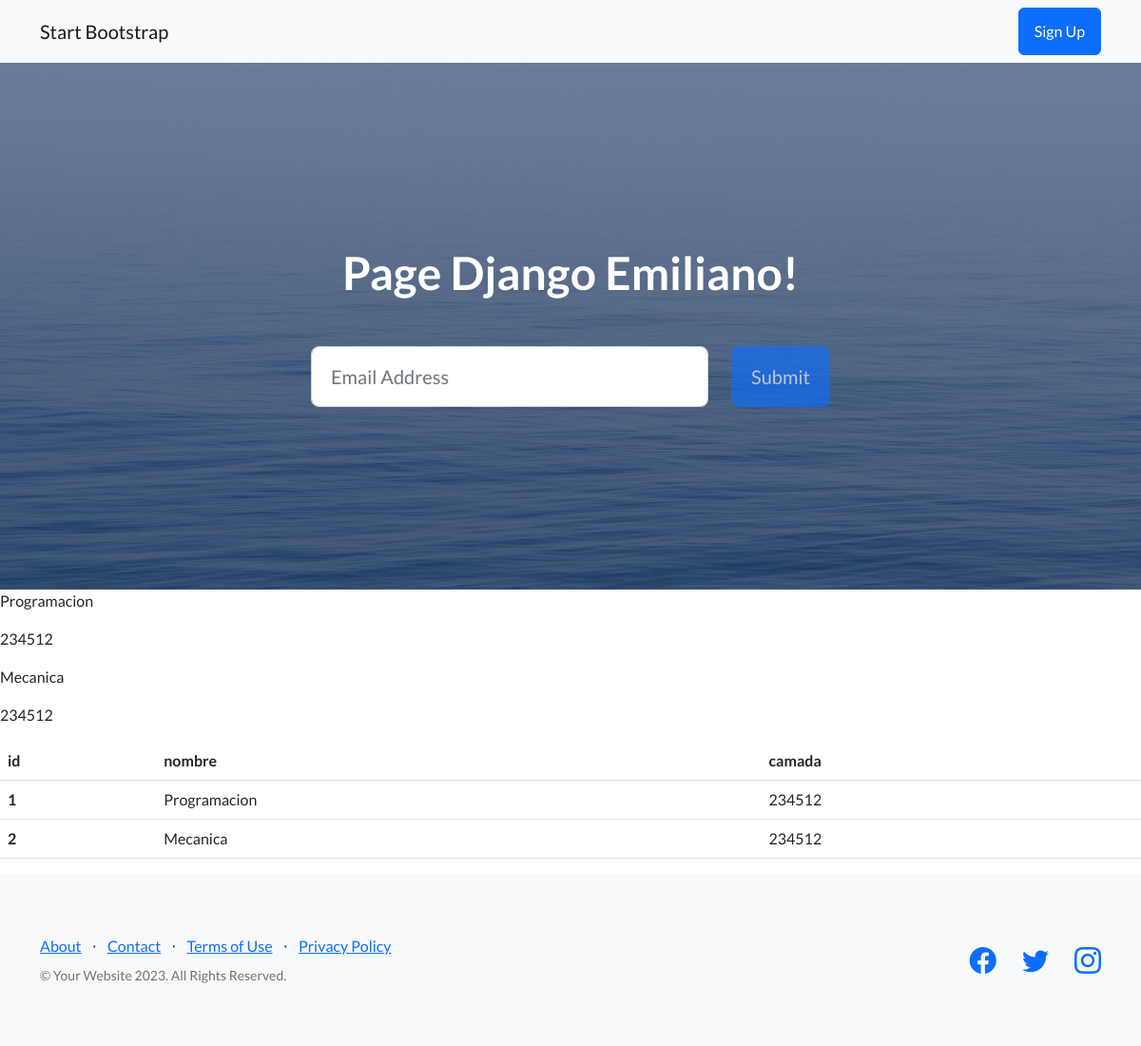
Page /AppCoder/ver_cursos on the earlier database version.
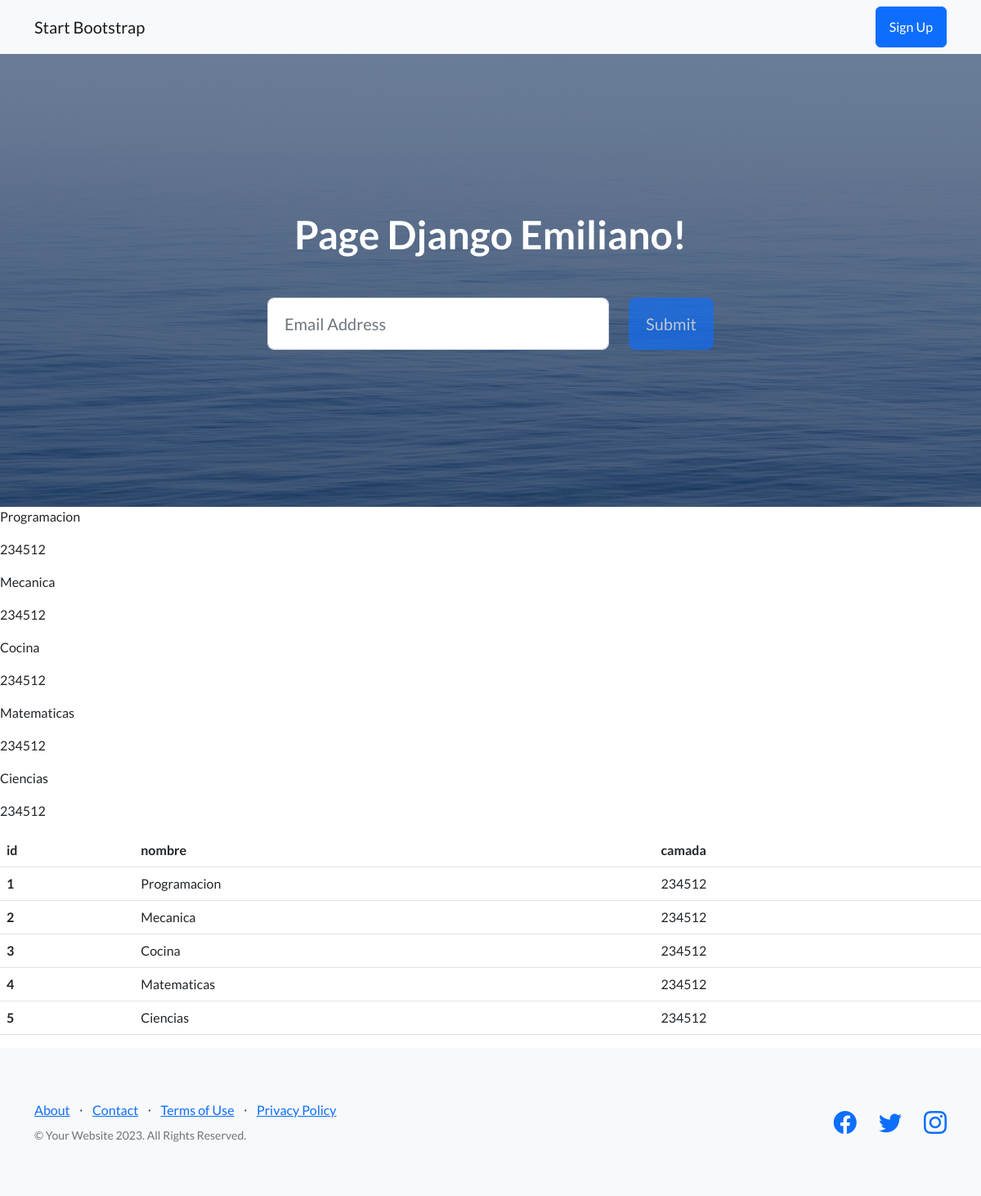
Same page on the later database version.
### AppCoder/models.py (models this page shows)
class Curso(models.Model):
    nombre= models.CharField(max_length=40)
    camada=models.IntegerField()

### AppCoder/views.py (the view)
# urls.py: path("ver_cursos", views.ver_cursos),
def ver_cursos(request):
    cursos = Curso.objects.all()
    dicc ={"cursos": cursos}
    plantilla = loader.get_template("cursos.html")
    documento=plantilla.render(dicc)
    return HttpResponse(documento)

### AppCoder/template/cursos.html
{% extends 'padre.html' %}
{% load static %}
{% block contenido %}
    {% for n in cursos %}
        <p>{{n.nombre}}</p>
        <p>{{n.camada}}</p>
    {% endfor %}
    <table class="table">
        <thead>
            <tr>
                <th>id</th>
                <th>nombre</th>
                <th>camada</th>
            </tr>
        </thead>
        <tbody>
            {% for n in cursos %}
            <tr>
                <th scope="row">{{n.id}}</th>
                <td>{{n.nombre}}</td>
                <td>{{n.camada}}</td>
            </tr>
            {% endfor %}
        </tbody>
    </table>
{% endblock %}

### AppCoder/template/padre.html (shortened to what this page needs)
<!DOCTYPE html>
<html lang="en">
    <head>
        {% load static %}
        <link href="https://cdn.jsdelivr.net/npm/bootstrap-icons@1.5.0/font/bootstrap-icons.css" rel="stylesheet" type="text/css" />
        <link href="{% static 'AppCoder/css/styles.css' %}" rel="stylesheet" />
    </head>
    <body>
        <nav class="navbar navbar-light bg-light static-top">
            <div class="container">
                <a class="navbar-brand" href="#!">Start Bootstrap</a>
                <a class="btn btn-primary" href="#signup">Sign Up</a>
            </div>
        </nav>
        <header class="masthead">
            <div class="container position-relative">
                <div class="row justify-content-center">
                    <div class="col-xl-6">
                        <div class="text-center text-white">
                            <h1 class="mb-5">Page Django Emiliano!</h1>
                            <form class="form-subscribe" id="contactForm" data-sb-form-api-token="API_TOKEN">
                                <div class="row">
                                    <div class="col">
                                        <input class="form-control form-control-lg" id="emailAddress" type="email" placeholder="Email Address" data-sb-validations="required,email" />
                                    </div>
                                    <div class="col-auto"><button class="btn btn-primary btn-lg disabled" id="submitButton" type="submit">Submit</button></div>
                                </div>
                            </form>
                        </div>
                    </div>
                </div>
            </div>
        </header>
        {% block contenido %}{% endblock %}
        <footer class="footer bg-light">
            <div class="container">
                <div class="row">
                    <div class="col-lg-6 h-100 text-center text-lg-start my-auto">
                        <ul class="list-inline mb-2">
                            <li class="list-inline-item"><a href="#!">About</a></li>
                            <li class="list-inline-item">⋅</li>
                            <li class="list-inline-item"><a href="#!">Contact</a></li>
                            <li class="list-inline-item">⋅</li>
                            <li class="list-inline-item"><a href="#!">Terms of Use</a></li>
                            <li class="list-inline-item">⋅</li>
                            <li class="list-inline-item"><a href="#!">Privacy Policy</a></li>
                        </ul>
                        <p class="text-muted small mb-4 mb-lg-0">&copy; Your Website 2023. All Rights Reserved.</p>
                    </div>
                    <div class="col-lg-6 h-100 text-center text-lg-end my-auto">
                        <ul class="list-inline mb-0">
                            <li class="list-inline-item me-4">
                                <a href="#!"><i class="bi-facebook fs-3"></i></a>
                            </li>
                            <li class="list-inline-item me-4">
                                <a href="#!"><i class="bi-twitter fs-3"></i></a>
                            </li>
                            <li class="list-inline-item">
                                <a href="#!"><i class="bi-instagram fs-3"></i></a>
                            </li>
                        </ul>
                    </div>
                </div>
            </div>
        </footer>
    </body>
</html>

Differences in the rows shown:
added Curso: nombre "Cocina", camada "234512", id "3"
added Curso: nombre "Matematicas", camada "234512", id "4"
added Curso: nombre "Ciencias", camada "234512", id "5"
